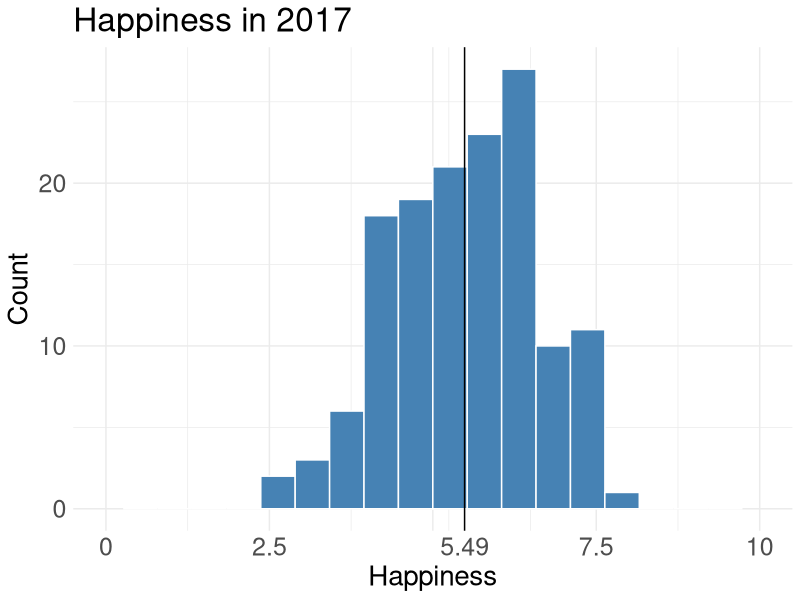
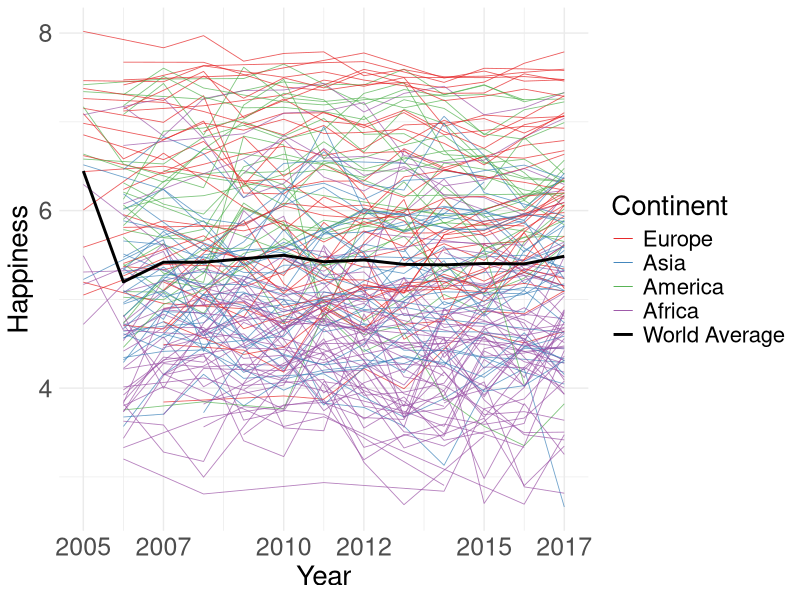
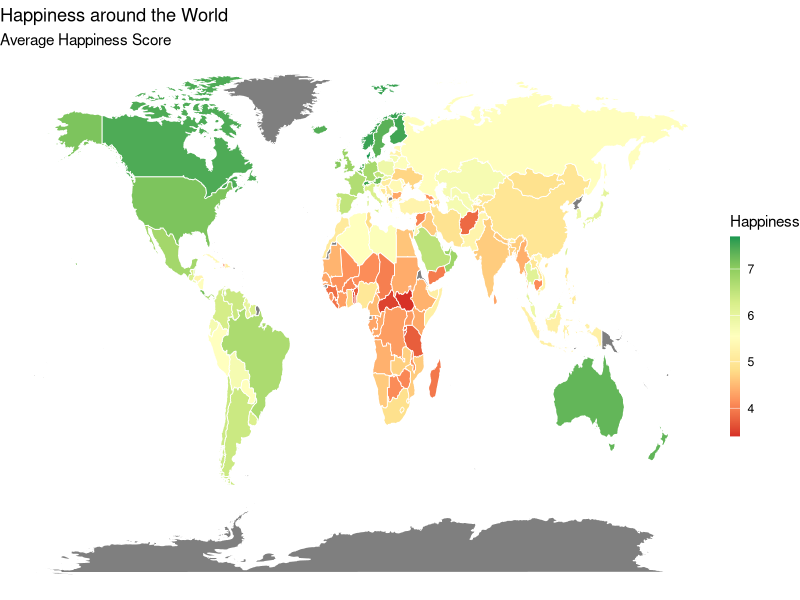
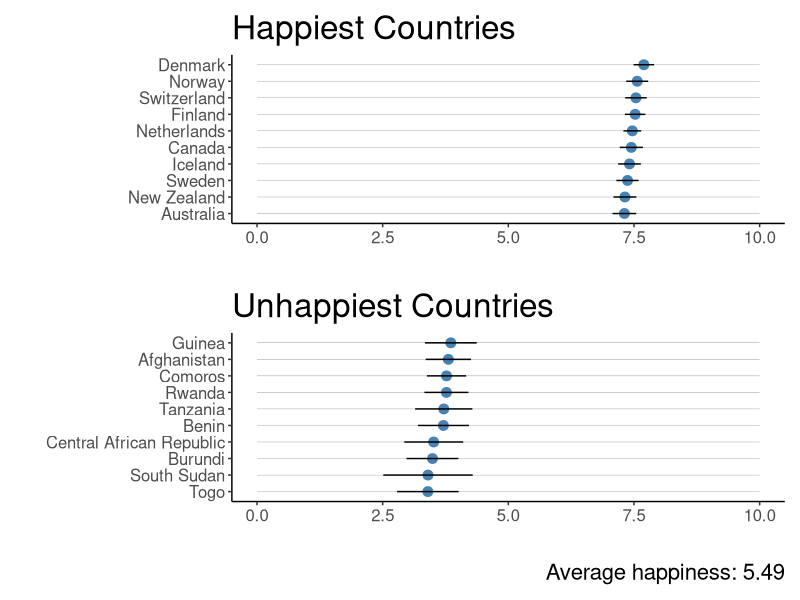
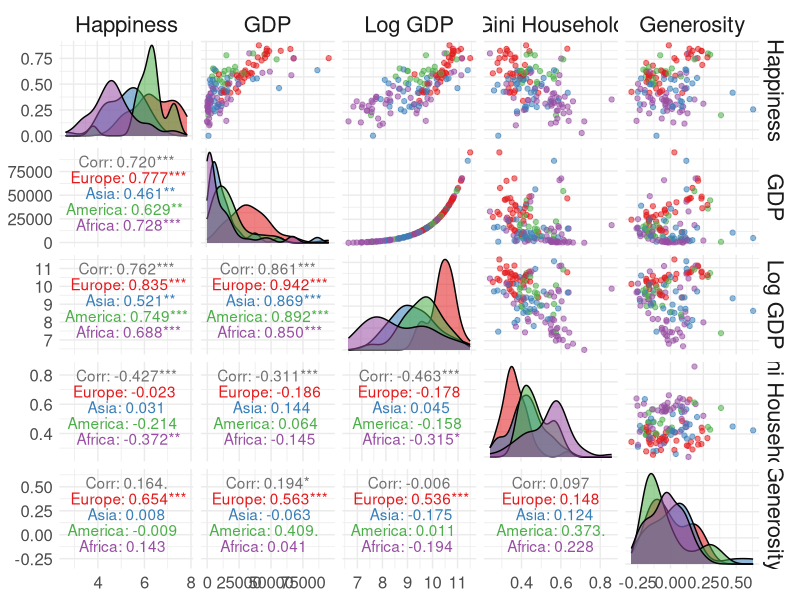
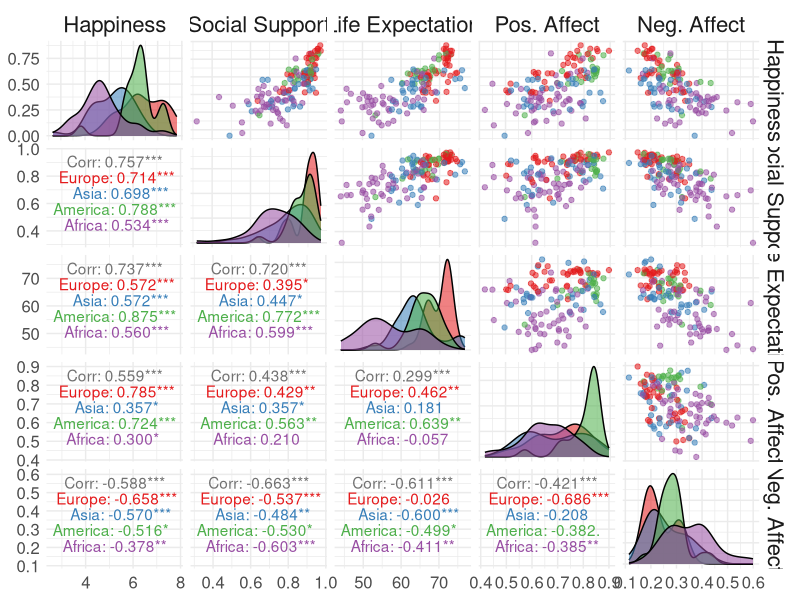
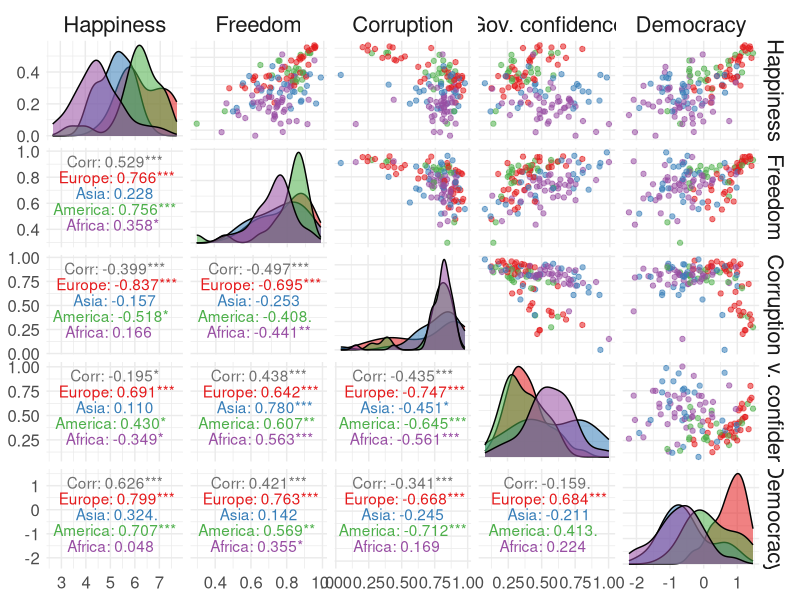
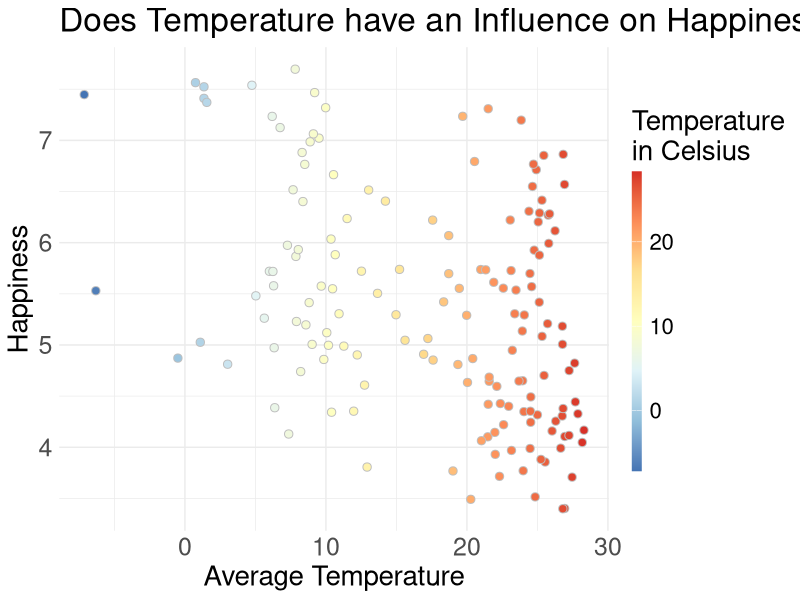

Write the R code that produced these figures, in order.
## ---- chunk 1
knitr::opts_chunk$set(echo = FALSE, message = F, warning = F)
## ---- chunk 2
library(tidyverse)
library(GGally)          # nice pair plots
library(patchwork)       # patch plots together
library(gganimate)       # fancy animations

ggplot <- function(...) ggplot2::ggplot(...) + scale_color_brewer(palette="Set1") +scale_fill_brewer(palette="Set1")
unlockBinding("ggplot",parent.env(asNamespace("GGally")))
assign("ggplot",ggplot,parent.env(asNamespace("GGally")))
## ---- chunk 3
d <- read_csv("../data/WHR2018Chapter2OnlineData.csv") %>%
  rename(happiness =`Life Ladder`, 
         log_gdp =`Log GDP per capita`, 
         social = `Social support`, 
         health = `Healthy life expectancy at birth`, 
         freedom = `Freedom to make life choices`, 
         generosity = Generosity, 
         corruption = `Perceptions of corruption`, 
         pos_affect = `Positive affect`, 
         neg_affect = `Negative affect`, 
         gov_confidence = `Confidence in national government`, 
         democracy = `Democratic Quality`, 
         delivery = `Delivery Quality`, 
         sd_happiness = `Standard deviation of ladder by country-year`, 
         sd_mean_happiness = `Standard deviation/Mean of ladder by country-year`,
         gini = `GINI index (World Bank estimate)`, 
         gini_avg = `GINI index (World Bank estimate), average 2000-15`, 
         gini_household = `gini of household income reported in Gallup, by wp5-year`)
## ---- chunk 4
missing_regions <- c("Comoros" = "Sub-Saharan Africa",
  "Cuba" = "Latin America and Caribbean",
  "Djibouti" = "Middle East and North Africa",
  "Guyana" = "Latin America and Caribbean",
  "Oman" = "Middle East and North Africa",
  "Somaliland region" = "Middle East and North Africa",
  "Suriname" = "Latin America and Caribbean",
  "Swaziland" = "Sub-Saharan Africa")

d2 <- read_csv("../data/WHR2018Chapter2OnlineData_supporting_factors.csv") %>%
  select(country, region = `Region indicator`) 



d <- d %>%
  left_join( d2, by="country") %>%
  mutate(region = ifelse(is.na(region), country, region)) %>%
  mutate(region = str_replace_all(region, missing_regions)) %>%
  mutate(continent = fct_collapse(region,
                                  America=c("North America and ANZ", "Latin America and Caribbean"),
                                  Africa=c("Middle East and North Africa", "Sub-Saharan Africa" ),
                                  Asia=c("South Asia", "Southeast Asia", "East Asia", 
                                         "Commonwealth of Independent States"),
                                  Europe=c("Central and Eastern Europe", "Western Europe")
                                  )) 
## ---- chunk 5
country_spell_list <- c("Egypt, Arab Rep."="Egypt",
   "Russian Federation"="Russia",
   "Korea, Rep."="South Korea",
   "Yemen, Rep."="Yemen",
   "Slovak Republic"="Slovakia",
   "Iran, Islamic Rep."="Iran",
   "Congo, Rep."="Congo (Brazzaville)",
   "Congo, Dem. Rep."="Congo (Kinshasa)",
   "Hong Kong SAR, China"="Hong Kong S.A.R. of China",
   "Cote d'Ivoire"="Ivory Coast",
   "Kyrgyz Republic"="Kyrgyzstan",
   "Macedonia, FYR"="Macedonia",
   "Lao PDR"="Laos",
   "Venezuela, RB"="Venezuela")

gdp <- read_csv("../data/worldbank_gdp.csv",
                skip=3) %>%
  rename(country=`Country Name`, country_code=`Country Code`) %>%
  select(country, country_code, `1960`:`2017`) %>%
  gather(key="year", value="gdp", `1960`:`2017`) %>%
  mutate(log_gdp = log(gdp),
         year=as.numeric(year)) %>%
  mutate(country = str_replace_all(country, country_spell_list))



d <- d %>%
  select(-log_gdp) %>% 
  left_join( gdp, by=c("country", "year")) %>%
  select(country, country_code, region, continent, year, happiness, gdp, log_gdp, social:gini_household)

missing_country_codes <- c("Swaziland"="SWZ",
  "Palestinian Territories"="PSE",
  "North Cyprus"="CYP",
  "Somaliland"="SOM",
  "Taiwan Province of China"="TWN")

d <- d %>% 
 mutate(country_code = ifelse(is.na(country_code), country, country_code)) %>%
  mutate(country_code = str_replace_all(country_code, missing_country_codes))

bigger_text <-   theme(text=element_text(size=20),
        axis.text = element_text(size=18)) 
  
## ---- chunk 6
d %>% 
  filter(year==2017) %>%
  ggplot(aes(x=happiness)) +
  geom_histogram(bins=20, fill="steelblue", col="white") +
  labs(x="Happiness", y="Count", title="Happiness in 2017") + 
  geom_vline(xintercept = mean(d %>% filter(year == 2017) %>% pull(happiness))) + 
  scale_x_continuous(breaks = c(0, 2.5,  5, 5.49, 7.5, 10), 
                     labels = c(0, 2.5, "", 5.49, 7.5, 10),
                    limits = c(0, 10) ) + 
  theme_minimal() + bigger_text
## ---- chunk 7
trend <- d %>%
  group_by(year) %>%
  summarise(happiness = mean(happiness))

d %>%
  ggplot(aes(x=year, y=happiness)) + 
  geom_line(aes(group=country, col=continent), alpha=0.7, size=0.3) +
  scale_color_manual(values=c("#E41A1C", "#377EB8", "#4DAF4A", "#984EA3", "#000000")) +
  scale_x_continuous(breaks=c(2005, 2007, 2010, 2012, 2015, 2017)) +
  geom_line(data=trend, size=1, aes(x=year, y=happiness, col="World Average")) +
  theme_minimal() +
  guides(colour = guide_legend(override.aes = list(alpha=1, size=1.5))) +
  labs(x="Year", y="Happiness", color="Continent") + bigger_text
## ---- chunk 8
map_correction <- c("Democratic Republic of the Congo"="Congo (Brazzaville)",
                    "Palestine"="Palestinian Territories",
                    "Republic of Congo"="Congo (Kinshasa)",
                    "Taiwan"="Taiwan Province of China",
                    "USA"="United States",
                    "UK"="United Kingdom")

world <- map_data("world") %>%
  rename(country = region) %>%
  mutate(country = str_replace_all(country, map_correction))

world_map <- world %>%
  left_join(d %>% 
              group_by(country) %>%
              summarize(happiness=mean(happiness), na.rm=T), by="country")

world_map %>% 
ggplot( aes(x=long, y=lat, group=group, fill=happiness)) +
  geom_polygon(col="white", size=0.3) +
  coord_cartesian() +
  scale_fill_distiller(palette="RdYlGn", direction=1) +
  theme_void() +
  labs(fill="Happiness", title="Happiness around the World", subtitle="Average Happiness Score") +
  guides(fill = guide_colourbar(barwidth = 0.5, barheight = 10)) 
## ---- chunk 9
happiest <- d %>% 
  group_by(country) %>%
  summarize(happiness=mean(happiness, na.rm=T),
            sd_mean_happiness=mean(sd_mean_happiness, na.rm=T)) %>%
  mutate(country = fct_reorder(country, happiness)) %>%
  top_n(10, happiness) %>%
    ggplot(aes(x=country, y=happiness)) +
    geom_point(col="steelblue", size=3) +
    geom_segment(aes(x=country,
                   xend=country,
                   y=0,
                   yend=10),
               alpha=0.6,
               size=0.1) +
  geom_segment(aes(x=country,
                   xend=country,
                   y=happiness - sd_mean_happiness,
                   yend=happiness + sd_mean_happiness)) +
  coord_flip() + theme_classic() + 
  labs(title="Happiest Countries", y="", x="") +  theme(text=element_text(size=20),
        axis.text = element_text(size=12)) 

unhappiest <- d %>% 
  group_by(country) %>%
  summarize(happiness=mean(happiness, na.rm=T),
            sd_mean_happiness=mean(sd_mean_happiness, na.rm=T)) %>%
  mutate(country = fct_reorder(country, happiness)) %>%
  top_n(-10, happiness) %>%
    ggplot(aes(x=country, y=happiness)) +
    geom_point(col="steelblue", size=3) +
    geom_segment(aes(x=country,
                   xend=country,
                   y=0,
                   yend=10),
               alpha=0.6,
               size=0.1) +
  geom_segment(aes(x=country,
                   xend=country,
                   y=happiness - sd_mean_happiness,
                   yend=happiness + sd_mean_happiness)) +
  coord_flip() + theme_classic() +
  labs(title="Unhappiest Countries", y="", x="",
       caption = paste("Average happiness:",
                      round(mean(d %>% filter(year==2017) %>% pull(happiness), na.rm=T), digits=2))) +  theme(text=element_text(size=20),
        axis.text = element_text(size=12)) 

happiest + unhappiest + plot_layout(ncol = 1)
## ---- chunk 10
d %>% 
  filter(year == 2017) %>%
  select(Happiness=happiness, 
         GDP=gdp, `Log GDP`=log_gdp, 
         `Gini Household`=gini_household, 
         Generosity=generosity, continent) %>%
  ggpairs(mapping=aes(col=continent, alpha=0.5), columns=1:5,
          upper=list(continuous="points"),
          lower=list(continuous="cor"),) + 
  theme_minimal()  +  theme(text=element_text(size=20),
        axis.text = element_text(size=12)) 
## ---- chunk 11
d %>% 
  filter(year == 2017) %>%
  select(Happiness=happiness, 
         `Social Support`=social, 
         `Life Expectation`=health, 
         `Pos. Affect`=pos_affect, 
         `Neg. Affect`=neg_affect, continent) %>%
  ggpairs(mapping=aes(col=continent, alpha=0.5),
          columns = 1:5,
          upper=list(continuous="points"),
          lower=list(continuous="cor"),) +
  theme_minimal() +  theme(text=element_text(size=20),
        axis.text = element_text(size=12)) 
## ---- chunk 12
d %>% 
  filter(year == 2016) %>%
  select(Happiness=happiness, 
         Freedom=freedom, 
         Corruption=corruption, 
         `Gov. confidence`=gov_confidence, 
         Democracy=democracy,continent) %>%
    ggpairs(mapping=aes(col=continent, alpha=0.5),
          columns = 1:5,
          upper=list(continuous="points"),
          lower=list(continuous="cor"),) +
  theme_minimal() +  theme(text=element_text(size=20),
        axis.text = element_text(size=12)) 
## ---- chunk 13
temp <- read_csv("../data/temperature_data.csv") %>%
  select(country_code=ISO_3DIGIT, avg_temp=Annual_temp)

rain <- read_csv("../data/precipitation_data.csv") %>%
  select(country_code=ISO_3DIGIT, annual_precip=Annual_precip)

temp_plot <- d %>%
  left_join(temp, by="country_code") %>%
  group_by(country) %>%
  summarise(happiness=mean(happiness, na.rm=T),
            avg_temp=mean(avg_temp, na.rm=T)) %>%
  ggplot(aes(x=avg_temp, y=happiness, fill=avg_temp)) +
  geom_point(size=2.5, shape=21, col="grey") +
  scale_fill_distiller(type="div", palette = "RdYlBu") +
  theme_minimal() +
  guides(fill = guide_colourbar(barwidth = 0.5, barheight = 15)) +
  labs(title="Does Temperature have an Influence on Happiness?",
       x="Average Temperature", y="Happiness", fill="Temperature\nin Celsius") + bigger_text

rain_plot <- d %>%
  left_join(rain, by="country_code") %>%
  group_by(country) %>%
  summarise(happiness=mean(happiness, na.rm=T),
            avg_temp=mean(annual_precip, na.rm=T)) %>%
  ggplot(aes(x=avg_temp, y=happiness, fill=avg_temp)) +
  geom_point(size=2.5, shape=21, col="grey") +
  scale_fill_distiller(type="seq", palette = "Blues", direction=1) +
  theme_minimal() +
  guides(fill = guide_colourbar(barwidth = 0.5, barheight = 15)) +
  labs(title="Does Rain have an Influence on Happiness?",
       x="Annual Precipitation", y="Happiness", fill="Precipitation\nin mm") + bigger_text

temp_plot 
## ---- chunk 14
rain_plot
## ---- chunk 15
pop <- read_csv("../data/worldbank_population.csv",
                skip=3) %>%
  select(country=`Country Name`, `1960`:`2017`) %>%
  mutate(country = str_replace_all(country, country_spell_list)) %>%
  gather(key="year", value="pop", `1960`:`2017`) %>%
  mutate(year = as.numeric(year),
         log_pop = log(pop))
  
d <- d %>%
  left_join(pop, by=c("country", "year"))
## ---- chunk 16

xlabs <- c(1000, 10000, 100000)
options(scipen = 6)
p <- d %>% 
  filter(!is.na(gdp) & !is.na(pop)) %>%
  mutate(year = as.integer(year)) %>%
  arrange(desc(pop)) %>%
  ggplot(aes(x=gdp, y=happiness, fill=continent, size=pop)) + 
  geom_point(shape=21, show.legend = F) +
  scale_x_log10(breaks=c(1000, 10000, 100000), 
                labels=formatC(xlabs, digits = 0, format = "f", big.mark = ",")) +
  scale_fill_brewer(type="qual", palette="Set1") +
  scale_size(range=c(2,12), guide=F) +
  labs(x="GDP per Capita", y="Happiness", title = 'Year: {frame_time}') +
  facet_wrap(~continent) +
  theme(panel.spacing=unit(3, "lines")) +
  theme_minimal() + 
  transition_time(year) + 
  ease_aes('linear') + 
  guides(fill = guide_legend(override.aes = list(size=5))) 
  
animate(p, 200, 10)
